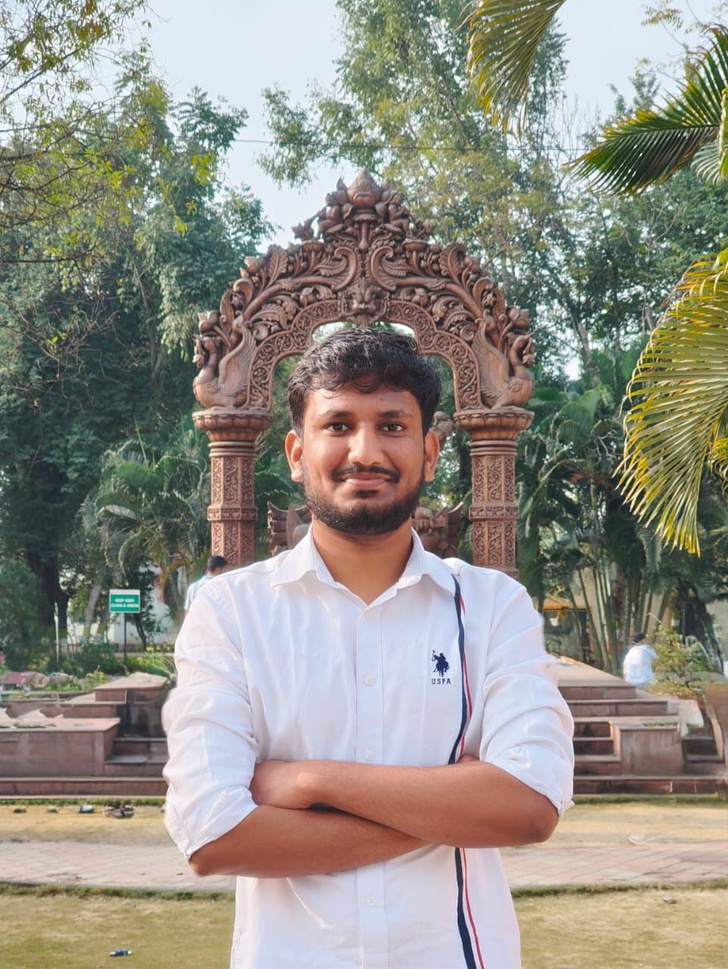
#> input picture assignment2/assignment2C/input.jpeg, 728 x 969 px, shrunk from 961 x 1280 before the run
$ python a2c.py
#> lines starting #> are read from the running program, lines starting #| are printed output that depends on the picture; long printed decimals are rounded
from PIL import Image
import numpy as np
import matplotlib.pyplot as plt
import os

# -----------------------------
# STEP 1: Load grayscale image
# -----------------------------
img = Image.open("input.jpeg").convert('L')
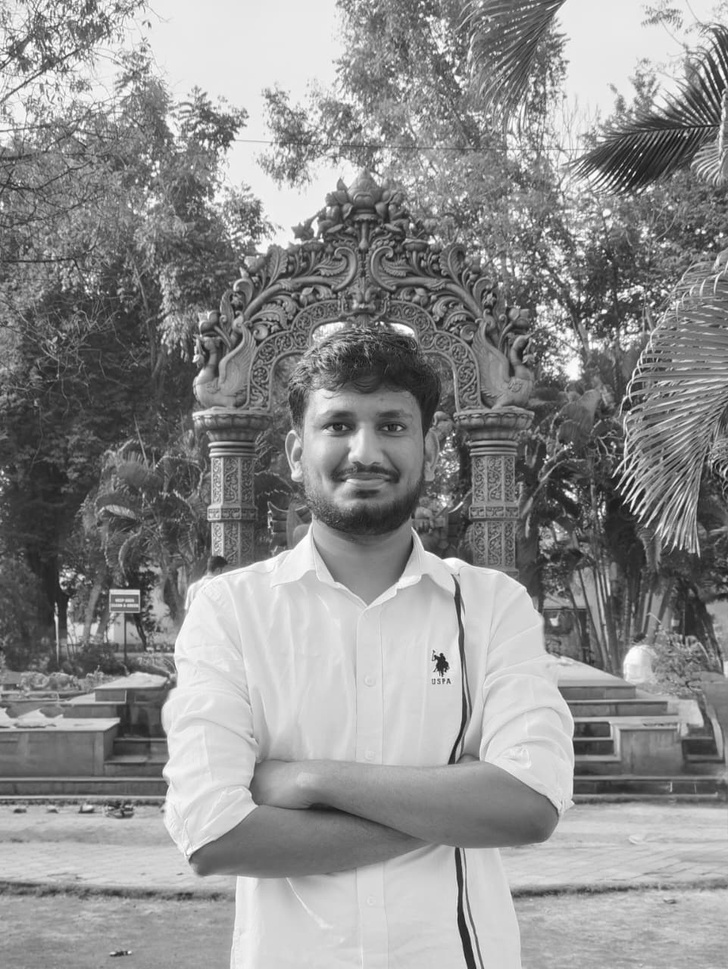
#> img: PIL image 728x969 L; min 15, max 255, mean 142.3
gray = np.array(img)

# -----------------------------
# STEP 2: Bit-plane reconstruction
# -----------------------------
recon_8bit = gray
recon_4bit = (gray >> 4) << 4
recon_1bit = (gray & 1) * 255
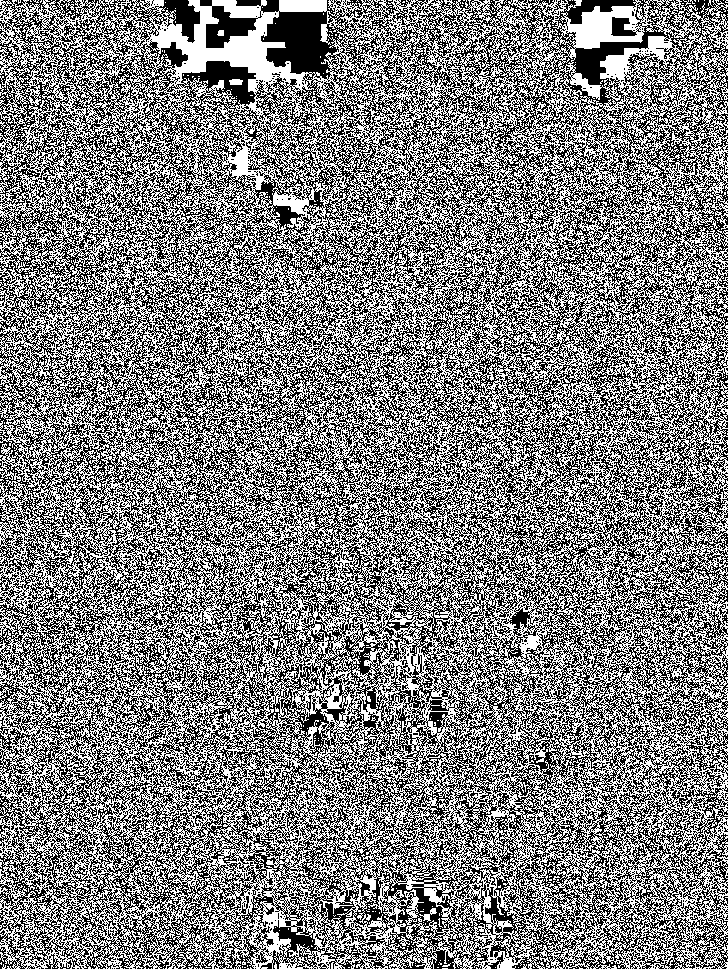
#> recon_1bit: shape (969, 728); 49.9% white in thin lines or dots

# Save images
Image.fromarray(recon_8bit).save("recon_8bit.png")
Image.fromarray(recon_4bit.astype(np.uint8)).save("recon_4bit.png")
Image.fromarray(recon_1bit.astype(np.uint8)).save("recon_1bit.png")

# -----------------------------
# STEP 3: Compute PSNR + Size
# -----------------------------
orig = gray.astype(float)

psnr_vals = []
sizes = []
names = ["recon_8bit.png", "recon_4bit.png", "recon_1bit.png"]

for name in names:
    rec = np.array(Image.open(name).convert('L'), dtype=float)

    mse = np.mean((orig - rec) ** 2)
#> mse = 0
    psnr = 10 * np.log10(255**2 / (mse + 1e-10))
#> psnr = 148.1

    psnr_vals.append(psnr)
    sizes.append(os.path.getsize(name))

print("PSNR values (dB):", psnr_vals)
#| PSNR values (dB): [148.131, 29.292, 5.143]
print("File sizes (bytes):", sizes)

# -----------------------------
# STEP 4: Plot graphs
# -----------------------------
x_labels = ['8 bits', '4 bits', '1 bit']
x = [1, 2, 3]

plt.figure(figsize=(10, 4))

# PSNR graph
plt.subplot(1, 2, 1)
plt.plot(x, psnr_vals, 'o-')
plt.xticks(x, x_labels)
plt.ylabel('PSNR (dB)')
plt.title('PSNR vs Bits Used')

# File size graph
plt.subplot(1, 2, 2)
plt.plot(x, sizes, 's-')
plt.xticks(x, x_labels)
plt.ylabel('File Size (bytes)')
plt.title('File Size vs Bits Used')

plt.tight_layout()
plt.savefig("results.png")
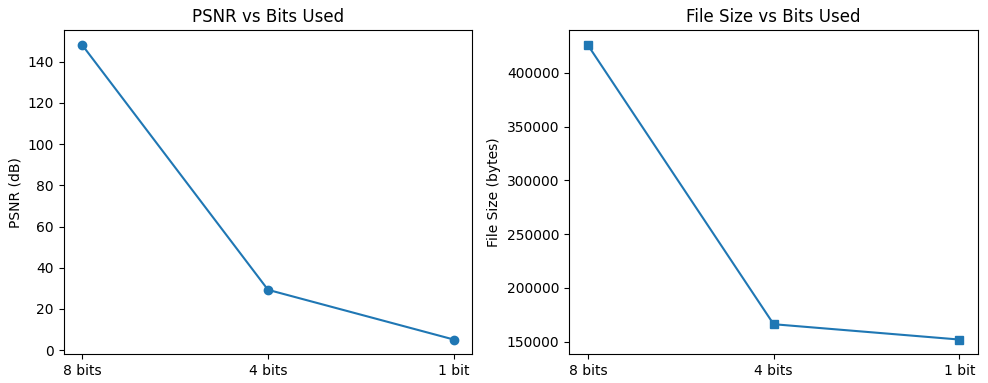
#> figure drawn by matplotlib, 2 panels
plt.show()
